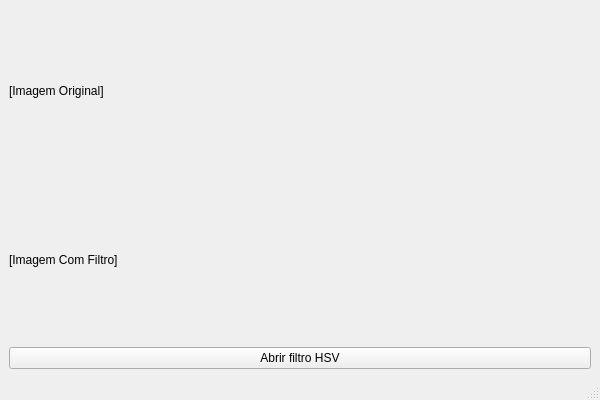
<?xml version="1.0" encoding="UTF-8"?>
<ui version="4.0">
 <class>MainWindow</class>
 <widget class="QMainWindow" name="MainWindow">
  <property name="geometry">
   <rect>
    <x>0</x>
    <y>0</y>
    <width>600</width>
    <height>400</height>
   </rect>
  </property>
  <widget class="QWidget" name="centralwidget">
   <layout class="QVBoxLayout" name="verticalLayout">
    <item>
     <widget class="QLabel" name="label_original">
      <property name="text">
       <string>[Imagem Original]</string>
      </property>
     </widget>
    </item>
    <item>
     <widget class="QLabel" name="label_filtered">
      <property name="text">
       <string>[Imagem Com Filtro]</string>
      </property>
     </widget>
    </item>
    <item>
     <widget class="QPushButton" name="btn_calibrar">
      <property name="text">
       <string>Abrir filtro HSV</string>
      </property>
     </widget>
    </item>
   </layout>
  </widget>
  <widget class="QMenuBar" name="menubar">
   <property name="geometry">
    <rect>
     <x>0</x>
     <y>0</y>
     <width>600</width>
     <height>22</height>
    </rect>
   </property>
  </widget>
  <widget class="QStatusBar" name="statusbar"/>
 </widget>
 <resources/>
 <connections/>
</ui>
